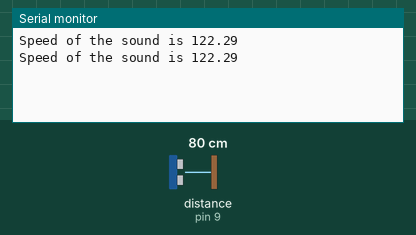
Recording of a sketch running on a simulated Arduino Uno, built with avr-gcc and run on an emulated ATmega328P. On the bench: the last lines printed to the serial monitor. Wiring (inferred from the names in the program): ultrasonic range finder: trigger pin 10; echo pin 9. Inputs (shaded band) come from the test bench; at power-on: distance to the obstacle (sensor on pin 9) 80 cm. The echo pulse lasts 58.3 µs per cm.

Above: at 3.8 s.
3.9 s: distance to the obstacle (sensor on pin 9) set to 2 cm
At 6.5 s:
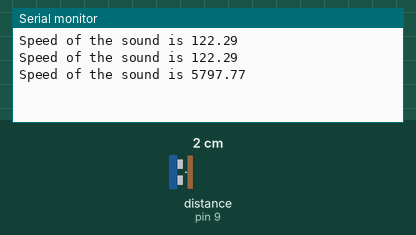
7.8 s: distance to the obstacle (sensor on pin 9) set to 4 cm
At 10.0 s:
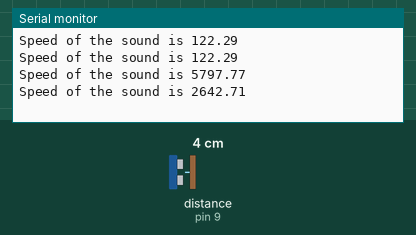
Timing chart, 0 to 11.5 s (numbered marks = the images above; inputs shaded):
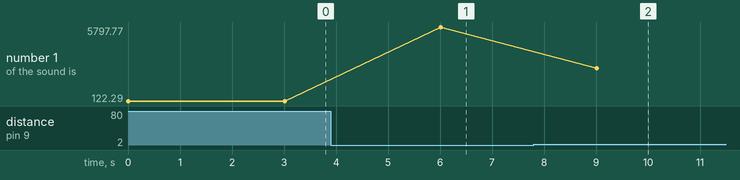

The sketch:

speedofsound.ino
```cpp
int trigpin=10;
int ecopin=9;
int utime;
float sspeed;
float target=5.0; // keeping it at 5 inches away from the target
void setup() {
  Serial.begin(9600);
  pinMode(trigpin,OUTPUT);
  pinMode(ecopin,INPUT);
}

void loop() {
  digitalWrite(trigpin,LOW);
  delayMicroseconds(200);
  digitalWrite(trigpin,HIGH);
  delayMicroseconds(10);
  digitalWrite(trigpin,LOW);

  utime= pulseIn(ecopin,HIGH); // Use to recieve the ultrasouncd wave
  sspeed= 2*target/utime;  // Multiplying it with 2 because the waves is going and bouncing back from the target,
  sspeed= sspeed/63360*1000000*3600;  // calculation for converting inches into miles. Since 1 mile = 63360 inches
  Serial.print("Speed of the sound is ");
  Serial.println(sspeed);
  delay(3000);
}
```

Measured:
- after the input at 3.9 s, the serial monitor: prints a new line after 2.1 s (image 1)
- after the input at 7.8 s, the serial monitor: prints a new line after 1.2 s (image 2)
- plotted number 1: 122.29 → 5797.77 after the input at 3.9 s, 5797.77 → 2642.71 after the input at 7.8 s
